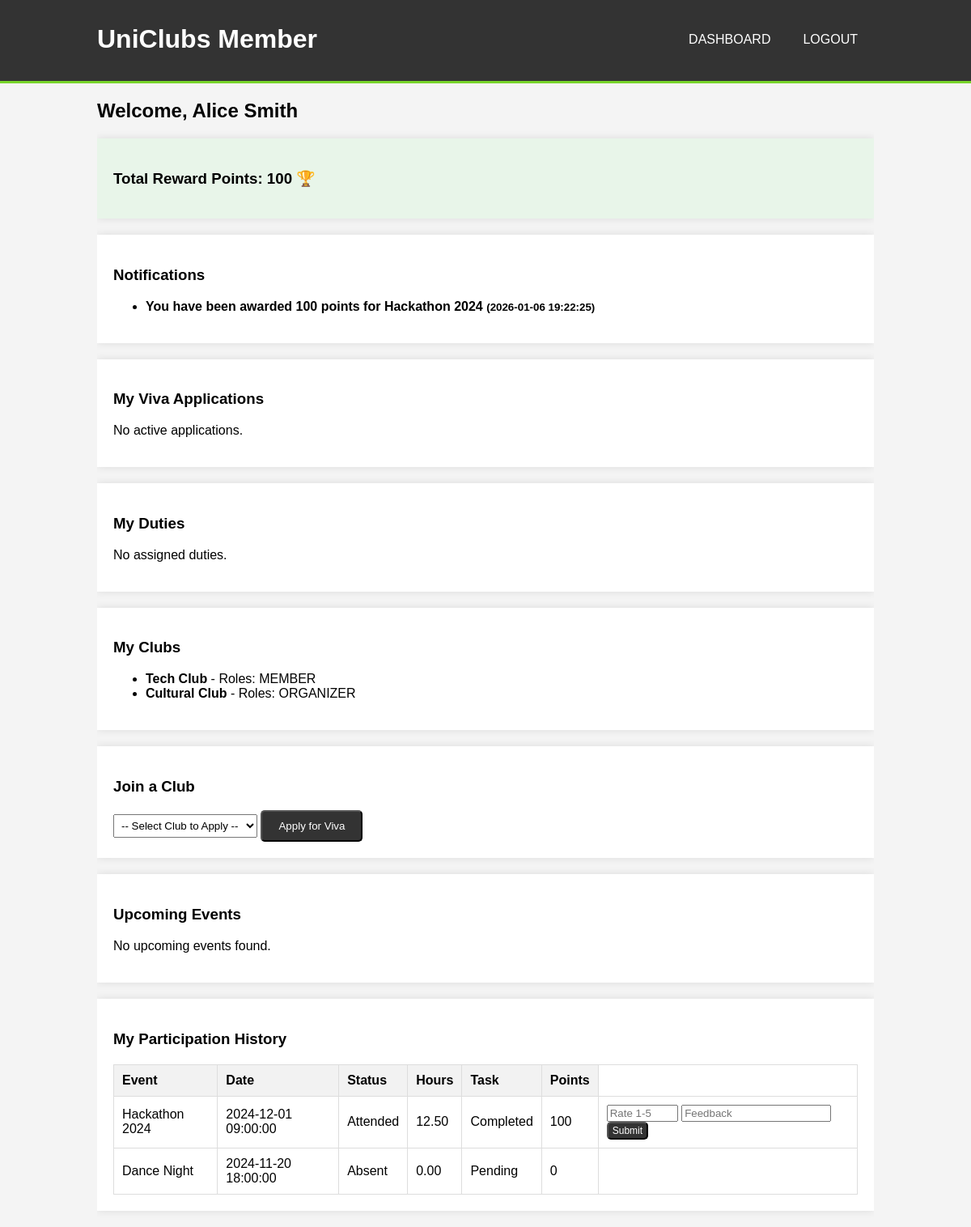
The page /member/dashboard.php (signed in) on the database its author committed.
### tables this page shows
CREATE TABLE IF NOT EXISTS notifications (
    id INT AUTO_INCREMENT PRIMARY KEY,
    user_id INT NOT NULL,
    message TEXT NOT NULL,
    is_read BOOLEAN DEFAULT FALSE,
    created_at TIMESTAMP DEFAULT CURRENT_TIMESTAMP,
    FOREIGN KEY (user_id) REFERENCES users(id) ON DELETE CASCADE
);

CREATE TABLE IF NOT EXISTS clubs (
    id INT AUTO_INCREMENT PRIMARY KEY,
    name VARCHAR(100) NOT NULL UNIQUE,
    description TEXT,
    leader_id INT,  
    created_at TIMESTAMP DEFAULT CURRENT_TIMESTAMP,
    FOREIGN KEY (leader_id) REFERENCES users(id) ON DELETE SET NULL
);

CREATE TABLE IF NOT EXISTS participations (
    id INT AUTO_INCREMENT PRIMARY KEY,
    event_id INT NOT NULL,
    user_id INT NOT NULL,
    attendance_status ENUM('Registered', 'Attended', 'Absent') NOT NULL DEFAULT 'Registered',
    contribution_hours DECIMAL(5, 2) DEFAULT 0.00,
    task_completion_status ENUM('Pending', 'Completed') DEFAULT 'Pending',
    reward_points INT DEFAULT 0,
    created_at TIMESTAMP DEFAULT CURRENT_TIMESTAMP,
    FOREIGN KEY (event_id) REFERENCES events(id) ON DELETE CASCADE,
    FOREIGN KEY (user_id) REFERENCES users(id) ON DELETE CASCADE,
    UNIQUE KEY unique_participation (event_id, user_id)
);

CREATE TABLE IF NOT EXISTS events (
    id INT AUTO_INCREMENT PRIMARY KEY,
    club_id INT NOT NULL,
    title VARCHAR(150) NOT NULL,
    description TEXT,
    event_date DATETIME NOT NULL,
    location VARCHAR(100) NOT NULL,
    category ENUM('Tech', 'Cultural', 'Sports', 'Workshop', 'Seminar') NOT NULL,
    max_participants INT NOT NULL DEFAULT 50,
    status ENUM('Upcoming', 'Completed', 'Cancelled') NOT NULL DEFAULT 'Upcoming',
    created_at TIMESTAMP DEFAULT CURRENT_TIMESTAMP,
    FOREIGN KEY (club_id) REFERENCES clubs(id) ON DELETE CASCADE
);

### member/dashboard.php (the view, shortened to what this page needs)
<?php
require_once '../config.php';
$user_id = $_SESSION['user_id'];
$my_clubs_list = $pdo->prepare("SELECT c.*, GROUP_CONCAT(r.role_name SEPARATOR ', ') as my_roles
    FROM clubs c
    JOIN club_memberships cm ON c.id = cm.club_id
    JOIN club_member_roles r ON cm.id = r.membership_id
    WHERE cm.user_id = ?
    GROUP BY c.id");
$my_clubs_list->execute([$user_id]);
$my_clubs = $my_clubs_list->fetchAll();
$my_vivas = $pdo->prepare("SELECT v.*, c.name as club_name FROM viva_applications v JOIN clubs c ON v.club_id = c.id WHERE v.user_id = ?");
$my_vivas->execute([$user_id]);
$my_vivas_list = $my_vivas->fetchAll();
$my_duties = $pdo->prepare("SELECT d.*, c.name as club_name FROM club_duties d JOIN clubs c ON d.club_id = c.id WHERE d.assigned_to = ? ORDER BY d.due_date ASC");
$my_duties->execute([$user_id]);
$my_duties_list = $my_duties->fetchAll();
$stmt = $pdo->prepare("SELECT e.*, c.name as club_name FROM events e JOIN clubs c ON e.club_id = c.id WHERE e.status = 'Upcoming' AND e.event_date >= NOW() ORDER BY e.event_date ASC");
$stmt->execute();
$upcoming_events = $stmt->fetchAll();
$stmt = $pdo->prepare("SELECT p.*, e.title, e.event_date, c.name as club_name FROM participations p JOIN events e ON p.event_id = e.id JOIN clubs c ON e.club_id = c.id WHERE p.user_id = ? ORDER BY e.event_date DESC");
$stmt->execute([$user_id]);
$my_participations = $stmt->fetchAll();
$stmt = $pdo->prepare("SELECT * FROM notifications WHERE user_id = ? ORDER BY created_at DESC");
$stmt->execute([$user_id]);
$notifications = $stmt->fetchAll();
$total_rewards = 0;
foreach ($my_participations as $p) {
    $total_rewards += $p['reward_points'];
}
?>
<!DOCTYPE html>
<html lang="en">
<head>
    <link rel="stylesheet" href="../css/style.css">
</head>
<body>
    <header>
        <div class="container">
            <div id="branding">
                <h1>UniClubs Member</h1>
            </div>
            <nav>
                <ul>
                    <li><a href="dashboard.php">Dashboard</a></li>
                    <li><a href="../logout.php">Logout</a></li>
                </ul>
            </nav>
        </div>
    </header>
    <div class="container">
        <h2>Welcome, <?php echo htmlspecialchars($_SESSION['full_name']); ?></h2>
        <div class="card" style="background: #e8f5e9;">
            <h3>Total Reward Points: <?php echo $total_rewards; ?> 🏆</h3>
        </div>
        <div class="card">
            <h3>Notifications</h3>
            <?php if (empty($notifications)): ?>
                <p>No notifications.</p>
            <?php else: ?>
                <ul>
                    <?php foreach ($notifications as $n): ?>
                        <li style="<?php echo $n['is_read'] ? 'color:gray;' : 'font-weight:bold;'; ?>">
                            <?php echo htmlspecialchars($n['message']); ?>
                            <small>(<?php echo $n['created_at']; ?>)</small>
                        </li>
                    <?php endforeach; ?>
                </ul>
            <?php endif; ?>
        </div>
        <div class="card">
            <h3>My Viva Applications</h3>
            <?php if (empty($my_vivas_list)): ?>
                <p>No active applications.</p>
            <?php endif; ?>
        </div>
        <div class="card">
            <h3>My Duties</h3>
            <?php if (empty($my_duties_list)): ?>
                <p>No assigned duties.</p>
            <?php endif; ?>
        </div>
        <div class="card">
            <h3>My Clubs</h3>
            <?php if (empty($my_clubs)): ?>
                <p>You have not joined any clubs yet.</p>
            <?php else: ?>
                <ul>
                    <?php foreach ($my_clubs as $c): ?>
                        <li>
                            <strong><?php echo htmlspecialchars($c['name']); ?></strong>
                            - Roles: <?php echo htmlspecialchars($c['my_roles']); ?>
                        </li>
                    <?php endforeach; ?>
                </ul>
            <?php endif; ?>
        </div>
        <div class="card">
            <h3>Join a Club</h3>
            <form method="POST" action="" style="display:inline;">
                <select name="club_id" required style="width: auto; padding: 5px;">
                    <option value="">-- Select Club to Apply --</option>
                </select>
                <button type="submit" name="join_club" class="button">Apply for Viva</button>
            </form>
        </div>
        <div class="card">
            <h3>Upcoming Events</h3>
            <?php if (empty($upcoming_events)): ?>
                <p>No upcoming events found.</p>
            <?php endif; ?>
        </div>
        <div class="card">
            <h3>My Participation History</h3>
            <?php if (empty($my_participations)): ?>
                <p>You haven't participated in any events yet.</p>
            <?php else: ?>
                <table>
                    <thead>
                        <tr>
                            <th>Event</th>
                            <th>Date</th>
                            <th>Status</th>
                            <th>Hours</th>
                            <th>Task</th>
                            <th>Points</th>
                        </tr>
                    </thead>
                    <tbody>
                        <?php foreach ($my_participations as $p): ?>
                        <tr>
                            <td><?php echo htmlspecialchars($p['title']); ?></td>
                            <td><?php echo $p['event_date']; ?></td>
                            <td><?php echo $p['attendance_status']; ?></td>
                            <td><?php echo $p['contribution_hours']; ?></td>
                            <td><?php echo $p['task_completion_status']; ?></td>
                            <td><?php echo $p['reward_points']; ?></td>
                            <td>
                                <?php if($p['attendance_status'] == 'Attended'): ?>
                                <form method="POST" action="">
                                    <input type="number" name="rating" min="1" max="5" placeholder="Rate 1-5" required style="width: 80px;">
                                    <input type="text" name="comment" placeholder="Feedback" required>
                                    <button type="submit" name="submit_feedback" class="button" style="padding: 2px 5px; font-size: 12px;">Submit</button>
                                </form>
                                <?php endif; ?>
                            </td>
                        </tr>
                        <?php endforeach; ?>
                    </tbody>
                </table>
            <?php endif; ?>
        </div>
    </div>
</body>
</html>

### css/style.css (style rules this page uses)
body { font-family: Arial, sans-serif; background-color: #f4f4f4; margin: 0; padding: 0; }
.container { width: 80%; margin: auto; overflow: hidden; }
header { background: #333; color: #fff; padding-top: 30px; min-height: 70px; border-bottom: #77d42a 3px solid; }
header a { color: #fff; text-decoration: none; text-transform: uppercase; font-size: 16px; }
header ul { padding: 0; margin: 0; list-style: none; overflow: hidden; }
header li { float: left; display: inline; padding: 0 20px 0 20px; }
header #branding { float: left; }
header #branding h1 { margin: 0; }
header nav { float: right; margin-top: 10px; }
.button { display: inline-block; color: #fff; background: #333; padding: 10px 20px; text-decoration: none; border-radius: 5px; }
table { width: 100%; border-collapse: collapse; margin-top: 20px; }
table, th, td { border: 1px solid #ddd; }
th, td { padding: 10px; text-align: left; }
th { background-color: #f2f2f2; }
.card { background: #fff; padding: 20px; margin-bottom: 20px; box-shadow: 0 0 10px rgba(0,0,0,0.1); }

### rows shown on the page
notifications: message "You have been awarded 100 points for Hackathon 2024", created_at "2026-01-06 19:22:25"
clubs: name "Tech Club", my_roles "MEMBER"
clubs: name "Cultural Club", my_roles "ORGANIZER"
participations: event.title "Hackathon 2024", event.event_date "2024-12-01 09:00:00", attendance_status "Attended", contribution_hours "12.50", task_completion_status "Completed", reward_points "100"
participations: event.title "Dance Night", event.event_date "2024-11-20 18:00:00", attendance_status "Absent", contribution_hours "0.00", task_completion_status "Pending", reward_points "0"

### other values the page prints
$_SESSION['full_name'] "Alice Smith"
$total_rewards "100"
